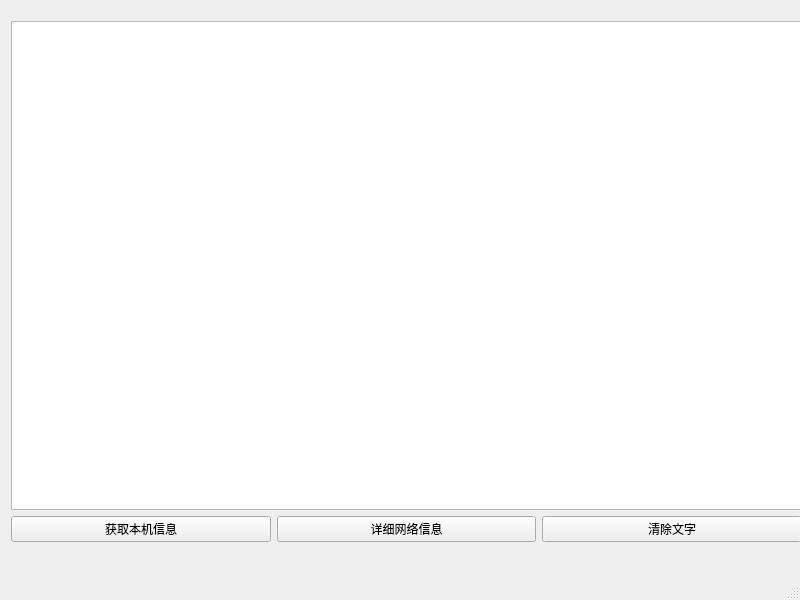
<?xml version="1.0" encoding="UTF-8"?>
<ui version="4.0">
 <class>MainWindow</class>
 <widget class="QMainWindow" name="MainWindow">
  <property name="geometry">
   <rect>
    <x>0</x>
    <y>0</y>
    <width>800</width>
    <height>600</height>
   </rect>
  </property>
  <property name="windowTitle">
   <string>MainWindow</string>
  </property>
  <widget class="QWidget" name="centralwidget">
   <widget class="QWidget" name="">
    <property name="geometry">
     <rect>
      <x>11</x>
      <y>21</y>
      <width>791</width>
      <height>521</height>
     </rect>
    </property>
    <layout class="QVBoxLayout" name="verticalLayout">
     <item>
      <widget class="QTextEdit" name="textEdit"/>
     </item>
     <item>
      <layout class="QHBoxLayout" name="horizontalLayout">
       <item>
        <widget class="QPushButton" name="btnLocalHost">
         <property name="text">
          <string>获取本机信息</string>
         </property>
        </widget>
       </item>
       <item>
        <widget class="QPushButton" name="btnDetail">
         <property name="text">
          <string>详细网络信息</string>
         </property>
        </widget>
       </item>
       <item>
        <widget class="QPushButton" name="btnClearText">
         <property name="text">
          <string>清除文字</string>
         </property>
        </widget>
       </item>
      </layout>
     </item>
    </layout>
   </widget>
  </widget>
  <widget class="QMenuBar" name="menubar">
   <property name="geometry">
    <rect>
     <x>0</x>
     <y>0</y>
     <width>800</width>
     <height>23</height>
    </rect>
   </property>
  </widget>
  <widget class="QStatusBar" name="statusbar"/>
 </widget>
 <resources/>
 <connections/>
</ui>
